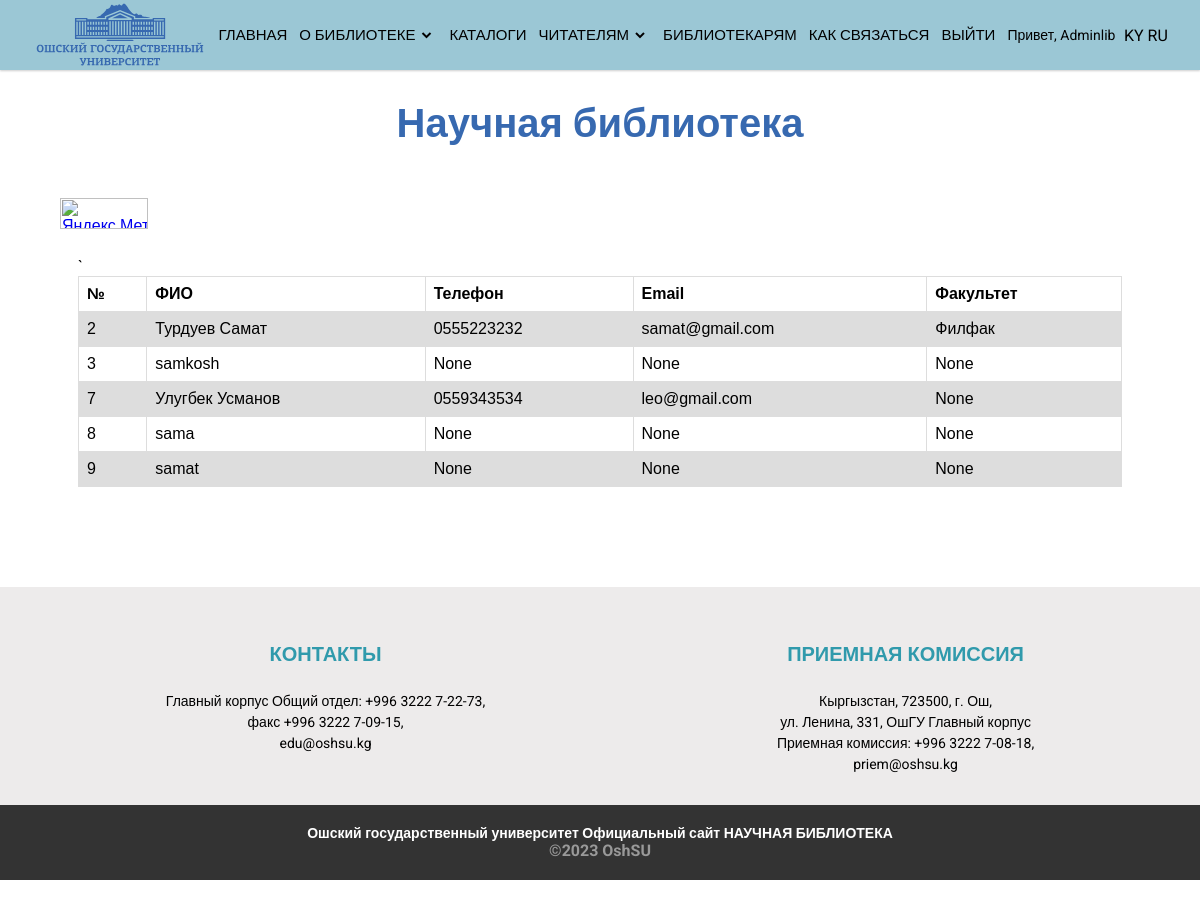
Page /libraries/infoLib (signed in) on the committed database.
### libraries/models.py (models this page shows, shortened)
class Customer(models.Model):
    user = models.OneToOneField(User, null=True, blank=True, on_delete=models.CASCADE)
    name = models.CharField(max_length=200, null=True)
    phone = models.CharField(max_length=200, null=True, blank=True)
    email = models.CharField(max_length=200, null=True, blank=True)
    profile_pic = models.ImageField(null=True, blank=True, upload_to='profiles/', default="/profiles/user-default.png")
    faculty = models.ForeignKey(Faculty, on_delete=models.CASCADE, blank=True, null=True)
    date_created = models.DateTimeField(auto_now_add=True, null=True)
    class Meta:
        verbose_name = "Библотекар"
        verbose_name_plural = "Библотекар"

class Faculty(models.Model):
    name = models.CharField(max_length=255)
    def __str__(self):
        return self.name
    class Meta:
        verbose_name = "Факультет"
        verbose_name_plural = "Факультет"

### libraries/decorators.py (the view)
    def wrapper_function(request, *args, **kwargs):
        group = None
        if request.user.groups.exists():
            group = request.user.groups.all()[0].name
        if group == 'customer':
            return redirect('forLibrarists')
        if group == 'admin':
            return view_func(request, *args, **kwargs)

### libraries/views.py (called while the page is built)
@login_required(login_url='login')
@admin_only
def infoLib(request):
    customers = Customer.objects.all()
    return render(request, 'infoLib.html', {'customers': customers})

### libraries/templates/infoLib.html
{% extends 'index.html' %}
{% load static %}
{% block content %}
{% include 'header.html' %}
<link rel="stylesheet" href="{% static 'css/secondStyle.css' %}">
<div class="sec-container">
		<div class="info_lib">
			<table>
				<tr>
				  <th>№</th>
				  <th>ФИО</th>
				  <th>Телефон</th>`
				  <th>Email</th>
				  <th>Факультет</th>
				</tr>
				{% for customer in customers %}
				<tr>
				  <td>{{customer.id}}</td>
				  <td>{{customer.name}}</td>
				  <td>{{customer.phone}}</td>
				  <td>{{customer.email}}</td>
				  <td>{{customer.faculty}}</td>
				</tr>
				{% endfor %}
			  </table>
		</div>
</div>
{% include 'footer.html' %}
{% endblock %}

### home/templates/header.html (shortened to what this page needs)
{% load static %}
{% load i18n %}
<nav>
	<div class="navbar">
	  <div class="logo"><a href="{% url 'home' %}">
		<img class="logo" src="{% static 'img/logo_ru.svg' %}" alt="">
	</a></div>
	  <div class="nav-links">
		<ul class="links">
		  <li><a data-scroll="home" href="{% url 'home' %}" >{% trans 'Главная' %}</a></li>
		  <li>
			<a data-scroll="about_us" href="{% url 'about' %}" >{% trans 'О библиотеке' %}</a>
			<i class='bx bxs-chevron-down htmlcss-arrow arrow'></i>
		  </li>
		  <li><a href="{% url 'catalogs' %}">{% trans 'Каталоги' %}</a></li>
		  <li>
			<a href="{% url 'readers' %}">{% trans 'Читателям' %}</a>
			<i class='bx bxs-chevron-down js-arrow arrow '></i>
		  </li>
		  <li><a href="{% url 'forLibrarists' %}">{% trans 'Библиотекарям' %}</a></li>
		  <li><a href="{% url 'contact' %}">{% trans 'Как связаться' %}</a></li>
		  {% if user.is_staff %}
		  <li><a href="{% url 'logout' %}">Выйти</a></li>
		  {% endif %}
		  {% if user.is_authenticated %}
		  <li class="hi">{% trans 'Привет' %}, {{request.user|title}}</li>
		  {% endif %}
		</ul>
	  </div>
	  <div class="search-box">
		{% get_current_language as CURRENT_LANGUAGE %}
			{% get_available_languages as AVAILABLE_LANGUAGES %}
			{% get_language_info_list for AVAILABLE_LANGUAGES as languages %}
		<div class="navbar_language">
				{% for language in languages %}
					<a href="/{{ language.code }}/"
					  {% if language.code == CURRENT_LANGUAGE %} class="active"{% endif %}>
					  {{ language.code }}
					</a>
				{% endfor %}
		</div>
	  </div>
	</div>
  </nav>
<header class="header">
	<div class="counter">
<a href="https://metrika.yandex.ru/stat/?id=93089869&amp;from=informer"
target="_blank" rel="nofollow"><img src="https://informer.yandex.ru/informer/93089869/3_1_FFFFFFFF_EFEFEFFF_0_pageviews"
style="width:88px; height:31px; border:0;" alt="Яндекс.Метрика" title="Яндекс.Метрика: данные за сегодня (просмотры, визиты и уникальные посетители)" class="ym-advanced-informer" data-cid="93089869" data-lang="ru" /></a>
	</div>
		<h1 class="header_title"><a href="{% url 'home' %}">{% trans 'Научная библиотека' %}</a></h1>
</header>

### static/css/secondStyle.css (style rules this page uses)
* { margin: 0; padding: 0; box-sizing: border-box; }
body { font-family: "Roboto", sans-serif; min-height: 100vh; }
.hi { font-size: 14px; }
.logo { width: 180px; }
.navbar_language a { text-decoration: none; color: #000; text-transform: uppercase; }
nav { position: fixed; top: 0; left: 0; width: 100%; height: 100%; height: 70px; background: #9bc7d5; box-shadow: 0 1px 2px rgba(0, 0, 0, 0.2); z-index: 99; }
nav .navbar { height: 100%; max-width: 95%; width: 100%; display: flex; align-items: center; justify-content: space-between; margin: auto; }
.navbar .logo a { font-size: 30px; color: #fff; text-decoration: none; font-weight: 600; }
nav .navbar .nav-links { line-height: 70px; height: 100%; }
nav .navbar .links { display: flex; }
nav .navbar .links li { position: relative; display: flex; align-items: center; justify-content: space-between; list-style: none; padding: 0 14px; }
nav .navbar .links li a { text-transform: uppercase; height: 100%; text-decoration: none; white-space: nowrap; color: #000; font-size: 17px; font-weight: 500; }
.bxs-chevron-down:before, .bx-x:before, .bx-menu:before { color: #000; }
nav .navbar .links li .arrow { height: 100%; width: 22px; line-height: 70px; text-align: center; display: inline-block; color: #fff; transition: all 0.3s ease; }
.navbar .search-box { width: 46px; }
.counter { top: 22%; left: 5%; position: absolute; }
.header { width: 100%; margin: 100px 0 50px; }
.header_title { text-align: center; font-size: 40px; padding-bottom: 10px; }
.header_title a { color: #3769B0; text-decoration: none; }
.sec-container { width: 87%; margin: 0 auto; }
.info_lib { margin: 100px 0; width: 100%; }
.info_lib table { font-family: arial, sans-serif; border-collapse: collapse; width: 100%; }
.info_lib td, .info_lib th { border: 1px solid #dddddd; text-align: left; padding: 8px; }
.info_lib tr:nth-child(even) { background-color: #dddddd; }
@media (max-width: 1300px) { nav .navbar .links li { padding: 0 6px; } }
@media (max-width: 1200px) { nav .navbar .links li a { font-size: 15px; } }

### rows in the picture
Customer: id "2", name "Турдуев Самат", phone "0555223232", email "samat@gmail.com", faculty "Филфак"
Customer: id "3", name "samkosh", phone "None", email "None", faculty "None"
Customer: id "7", name "Улугбек Усманов", phone "0559343534", email "leo@gmail.com", faculty "None"
Customer: id "8", name "sama", phone "None", email "None", faculty "None"
Customer: id "9", name "samat", phone "None", email "None", faculty "None"

### other values in the picture
{{ request.user|title }} "Adminlib"
{{ language.code }} "KY" "RU"
